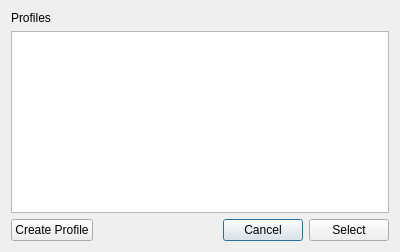
<?xml version="1.0" encoding="UTF-8"?>
<ui version="4.0">
 <class>makeSelDlg</class>
 <widget class="QDialog" name="makeSelDlg">
  <property name="geometry">
   <rect>
    <x>0</x>
    <y>0</y>
    <width>400</width>
    <height>252</height>
   </rect>
  </property>
  <property name="windowTitle">
   <string>Make a selection</string>
  </property>
  <layout class="QVBoxLayout" name="verticalLayout">
   <item>
    <widget class="QLabel" name="label">
     <property name="text">
      <string>Profiles</string>
     </property>
    </widget>
   </item>
   <item>
    <widget class="QTableView" name="dataView"/>
   </item>
   <item>
    <layout class="QHBoxLayout" name="horizontalLayout">
     <property name="bottomMargin">
      <number>0</number>
     </property>
     <item>
      <widget class="QPushButton" name="createProfileBtn">
       <property name="text">
        <string>Create Profile</string>
       </property>
       <property name="autoDefault">
        <bool>false</bool>
       </property>
      </widget>
     </item>
     <item>
      <spacer name="horizontalSpacer">
       <property name="orientation">
        <enum>Qt::Horizontal</enum>
       </property>
       <property name="sizeHint" stdset="0">
        <size>
         <width>40</width>
         <height>20</height>
        </size>
       </property>
      </spacer>
     </item>
     <item>
      <widget class="QPushButton" name="cancelBtn">
       <property name="text">
        <string>Cancel</string>
       </property>
      </widget>
     </item>
     <item>
      <widget class="QPushButton" name="selectBtn">
       <property name="text">
        <string>Select</string>
       </property>
      </widget>
     </item>
    </layout>
   </item>
  </layout>
 </widget>
 <resources/>
 <connections/>
</ui>
